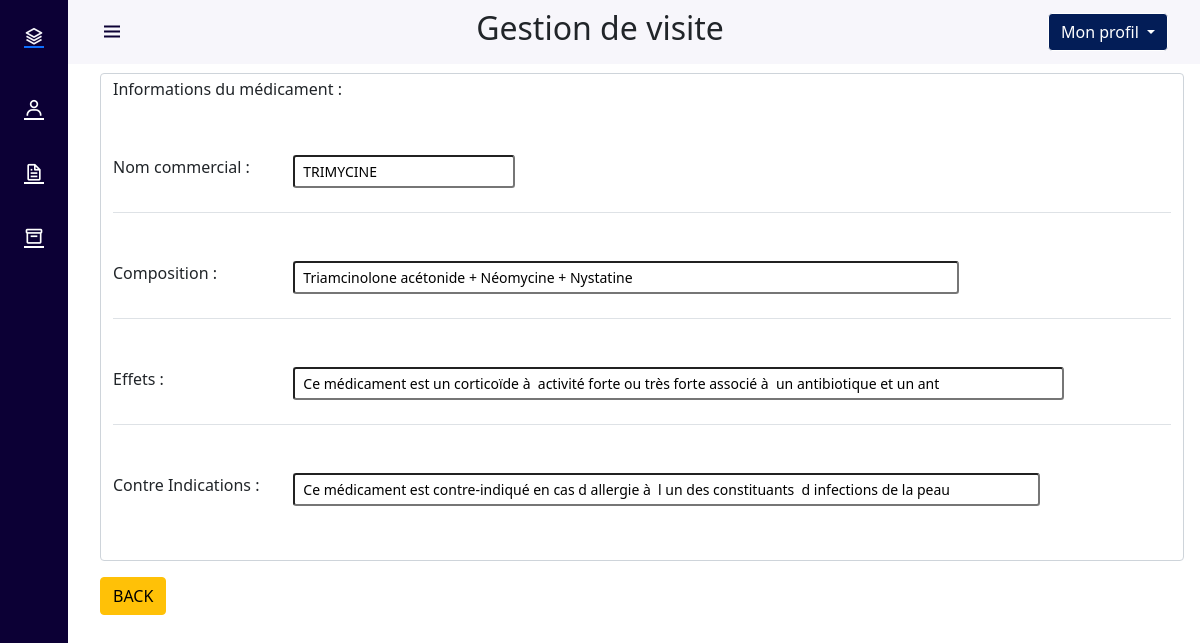
Page /app/MVC/controller/medicament_controller.php?functionSee=3MYC7 on the committed database.
### tables this page shows
CREATE TABLE IF NOT EXISTS `medicament` (
  `id` varchar(30) NOT NULL,
  `nomCommercial` varchar(80) NOT NULL,
  `idFamille` varchar(10) NOT NULL,
  `composition` varchar(100) NOT NULL,
  `effets` varchar(100) NOT NULL,
  `contreIndications` varchar(100) NOT NULL,
  PRIMARY KEY (`id`),
  KEY `medicament_fk` (`idFamille`)
);

### app/MVC/modele/medicament_DAO.php (called while the page is built, shortened)
<?php
include '../modele/connexionDB.php';
Class medicament_DAO
{
public function getInfoById($id){
    $result = array();
    try {
        $connexion = new connexionDB();
        $connexion->connexionPDO();
        $query =  $connexion->PrepareRequete("Select * from medicament where id= :id");
        $query->bindValue(':id', $id, PDO::PARAM_STR);
        $query->execute();
        $ligne = $query->fetch(PDO::FETCH_ASSOC);
        while ($ligne) {
            $result[] = $ligne;
            $ligne = $query->fetch(PDO::FETCH_ASSOC);
        }
    }
    catch (PDOException $e) {
        print "Erreur !: " . $e->getMessage();
        die();
    }
    return $result;
    }
}

### app/MVC/modele/connexionDB.php (called while the page is built, shortened)
<?php
Class connexionDB
{
    private $login= "Lucas";
    private $mdp= "";
    private $bdd= "gestiondevisite";
    private $serveur= "localhost";
    private $connect;
    public function connexionPDO(){
        try {
            $this->connect = new PDO("mysql:host=".$this->serveur.";dbname=".$this->bdd, $this->login, $this->mdp);
            $this->connect->setAttribute(PDO::ATTR_ERRMODE, PDO::ERRMODE_EXCEPTION);
        } catch (PDOException $e) {
            print "Erreur de connexion PDO ";
            die();
        }
    }
    public function PrepareRequete($requete){
        return $this->connect-> prepare($requete);
    }
}

### app/MVC/view/medicamentMAJ_view.php (the view, shortened to what this page needs)
<html>
<head>
</head>
<br>
<form class="form-control" action="../controller/medicament_controller.php" method="post" name="formUserData" >
    <h6> Informations du médicament :</h6>
    <br>
    <br>
    <div class="form-group row">
        <label for="nom" class="col-sm-2 form-label" > Nom commercial : </label>
        <div class="col-sm-10">
            <label>
                <input name="nom" type="text" class="form-control-sm" <?php if($view){ print "readonly"; } ?> value="<?= $dataMedicament[0]["nomCommercial"]?>">
            </label>
        </div>
    </div>
    <div class="mt-4 border-top pt-4"></div>
    <br>
    <div class="form-group row">
        <label for="prenom" class="col-sm-2 form-label"> Composition : </label>
        <div class="col-sm-10">
            <label>
                <input name="prenom" type="text" class="form-control-sm" <?php if($view){ print "readonly"; } ?> value="<?= $dataMedicament[0]["composition"]?>" size="75">
            </label>
        </div>
    </div>
    <div class="mt-4 border-top pt-4"></div>
    <br>
    <div class="form-group row">
        <label for="prenom" class="col-sm-2 form-label"> Effets : </label>
        <div class="col-sm-10">
            <label>
                <input name="prenom" type="text" class="form-control-sm" <?php if($view){ print "readonly"; } ?> value="<?= $dataMedicament[0]["effets"]?>" size="88">
            </label>
        </div>
    </div>
    <div class="mt-4 border-top pt-4"></div>
    <br>
    <div class="form-group row">
        <label for="prenom" class="col-sm-2 form-label"> Contre Indications : </label>
        <div class="col-sm-10">
            <label>
                <input name="prenom" type="text" class="form-control-sm" <?php if($view){ print "readonly"; } ?> value="<?= $dataMedicament[0]["contreIndications"]?>" size="85">
            </label>
        </div>
    </div>
    <br>
    <br>
</form>
<form action="../controller/medicament_controller.php" name="back">
    <button type="submit" class="btn btn-warning" name="back" >BACK</button>
</form>
</html>

### app/src/css/headerView.css (style rules this page uses)
:root { --header-height: 3rem; --nav-width: 68px; --first-color: rgb(12, 0, 53); --first-color-light: #ffffff; --white-color: #F7F6FB; --body-font: 'Nunito', sans-serif; --normal-font-size: 1rem; --z-fixed: 100 }
*,::before,::after { box-sizing: border-box }
body { position: relative; margin: var(--header-height) 0 0 0; padding: 0 1rem; font-family: var(--body-font); font-size: var(--normal-font-size); transition: .5s }
@media screen and (min-width: 768px) { body { margin: calc(var(--header-height) + 1rem) 0 0 0; padding-left: calc(var(--nav-width) + 2rem) } }

### rows in the picture
medicament: nom "TRIMYCINE", prenom "Triamcinolone acétonide + Néomycine + Nystatine", prenom "Ce médicament est un corticoïde à activité forte ou très forte associé à un antibiotique et un ant", prenom "Ce médicament est contre-indiqué en cas d allergie à l un des constituants d infections de la peau"
